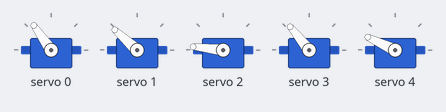
This sketch was run on a simulated Arduino Uno, built with avr-gcc and run on an emulated ATmega328P. On the bench: 5 × servo. What the sketch prints to the serial monitor is not drawn.

Above: at 2.15 s.
At 2.3 s:
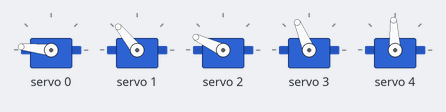
At 2.4 s:
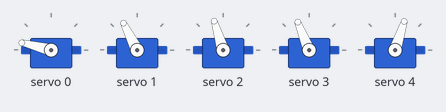
At 2.5 s:
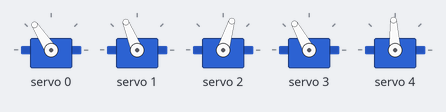
At 2.65 s:
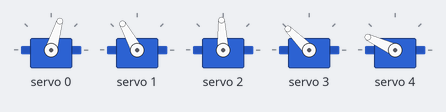
At 2.8 s:
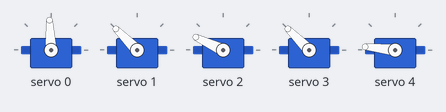
Timing chart, 0 to 5.1 s (numbered marks = the images above):
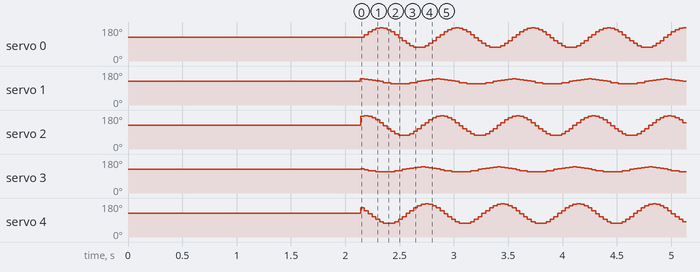

Measured:
- by itself, servo 1: repeats every 0.70 s: 137° 0.03 s, 135° 0.03 s, 131° 0.03 s, 129° 0.03 s, 125° 0.03 s, 119° 0.03 s, 117° 0.03 s, 113° 0.03 s, 112° 0.10 s, 113° 0.03 s, 117° 0.03 s, 119° 0.03 s, 125° 0.03 s, 129° 0.03 s, 131° 0.03 s, 135° 0.03 s, 137° 0.03 s, 138° 0.03 s
- by itself, servo 3: repeats every 0.70 s: 123° 0.03 s, 119° 0.03 s, 117° 0.03 s, 113° 0.03 s, 112° 0.10 s, 113° 0.03 s, 117° 0.03 s, 119° 0.03 s, 125° 0.03 s, 129° 0.03 s, 131° 0.03 s, 135° 0.03 s, 137° 0.03 s, 138° 0.03 s, 137° 0.03 s, 135° 0.03 s, 131° 0.03 s, 129° 0.03 s

The sketch:

slither.ino
```cpp
#include <Wire.h>
#include <Adafruit_PWMServoDriver.h>

// Initialize the Servo Driver board at I2C address 0x40
Adafruit_PWMServoDriver board1 = Adafruit_PWMServoDriver(0x40);

#define SERVOMIN 125  // Minimum pulse length (0 degrees)
#define SERVOMAX 625  // Maximum pulse length (180 degrees)

const int noServos = 5;        // Number of servos

// Yaw servos (horizontal movement) - indices 0, 2, 4
const float yawAmplitude = 40.0;   // Horizontal wave amplitude in degrees
const float yawMidAngle = 90.0;    // Center position for yaw

// Pitch servos (vertical movement) - indices 1, 3
const float pitchAmplitude = 10.0;  // Small vertical lift
const float pitchMidAngle = 90.0;   // Center position for pitch

const float WAVE_SPEED = 0.05;      // Speed of the wave

// Phase shift creates the traveling wave from head to tail
const float PHASE_SHIFT_PER_SEGMENT = 1.2;

const float Pi = 3.14159265359;
float t = 0.0; // Time variable

void setup() {
  Serial.begin(9600);
  Serial.println(F("Snake Robot - Forward Motion"));
  Serial.println(F("Layout: 0=Yaw, 1=Pitch, 2=Yaw, 3=Pitch, 4=Yaw"));

  board1.begin();
  board1.setPWMFreq(50); // 50Hz for analog servos

  // Initialize all servos to middle position
  for (int i = 0; i < noServos; i++) {
    if (i % 2 == 0) {
      // Yaw servo
      board1.setPWM(i, 0, angleToPulse(yawMidAngle));
      Serial.print(F("Servo "));
      Serial.print(i);
      Serial.println(F(" (YAW) -> 90°"));
    } else {
      // Pitch servo
      board1.setPWM(i, 0, angleToPulse(pitchMidAngle));
      Serial.print(F("Servo "));
      Serial.print(i);
      Serial.println(F(" (PITCH) -> 90°"));
    }
  }

  delay(2000);
  Serial.println(F("Starting..."));
}

void loop() {
  for (int i = 0; i < noServos; i++) {
    float angle;

    if (i % 2 == 0) {
      // YAW SERVO (horizontal S-curve)
      int segmentIndex = i / 2;
      float phase = 2 * Pi * segmentIndex * PHASE_SHIFT_PER_SEGMENT;
      float waveValue = sin(2 * Pi * t + phase);
      angle = yawMidAngle + yawAmplitude * waveValue;

    } else {
      // PITCH SERVO (vertical motion)
      int segmentIndex = i / 2;
      float phase = 2 * Pi * segmentIndex * PHASE_SHIFT_PER_SEGMENT + Pi/2;
      float waveValue = sin(2 * Pi * t + phase);
      angle = pitchMidAngle + pitchAmplitude * waveValue;
    }

    // Constrain angle to servo limits
    angle = constrain(angle, 0, 180);

    // Write to servo
    board1.setPWM(i, 0, angleToPulse(angle));
  }

  // Advance wave in time
  t += WAVE_SPEED;
  if (t >= 1.0) t = 0.0;

  delay(30);
}

// Convert angle (0–180) to pulse length
int angleToPulse(float ang) {
  int pulse = map((int)ang, 0, 180, SERVOMIN, SERVOMAX);
  return pulse;
}
```
